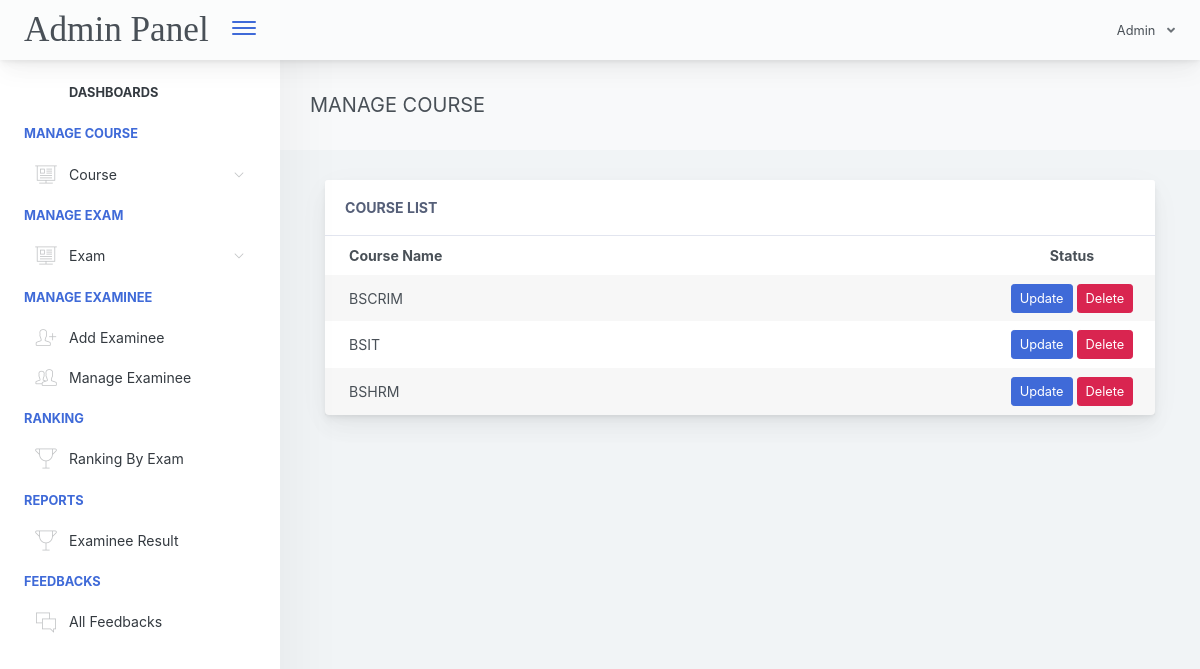
The app's page /adminpanel/admin/home.php?page=manage-course (signed in), older data.
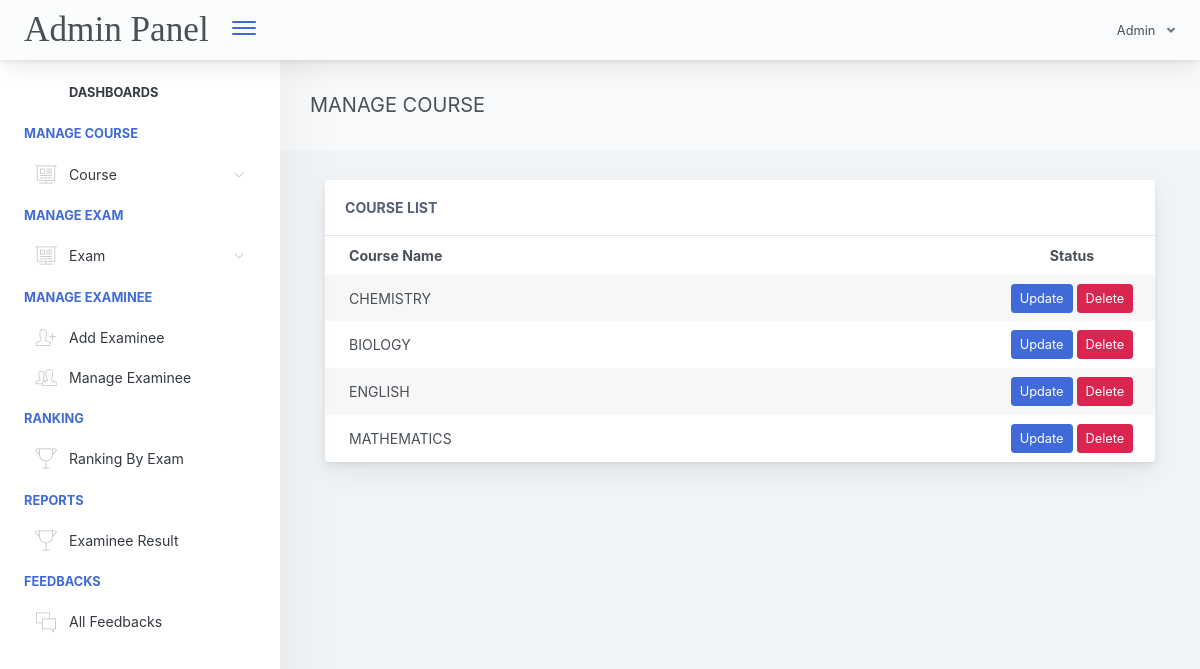
The same page, newer data.
### tables this page shows
CREATE TABLE `course_tbl` (
  `cou_id` int(11) NOT NULL,
  `cou_name` varchar(1000) NOT NULL,
  `cou_created` timestamp NOT NULL DEFAULT current_timestamp() ON UPDATE current_timestamp()
);

### adminpanel/admin/pages/manage-course.php (shortened to what this page needs)
<link rel="stylesheet" type="text/css" href="css/mycss.css">
<div class="app-main__outer">
        <div class="app-main__inner">
            <div class="app-page-title">
                <div class="page-title-wrapper">
                    <div class="page-title-heading">
                        <div>MANAGE COURSE</div>
                    </div>
                </div>
            </div>
            <div class="col-md-12">
                <div class="main-card mb-3 card">
                    <div class="card-header">Course List
                    </div>
                    <div class="table-responsive">
                        <table class="align-middle mb-0 table table-borderless table-striped table-hover" id="tableList">
                            <thead>
                            <tr>
                                <th class="text-left pl-4">Course Name</th>
                                <th class="text-center" width="20%">Status</th>
                            </tr>
                            </thead>
                            <tbody>
                              <?php
                                $selCourse = $conn->query("SELECT * FROM course_tbl ORDER BY cou_id DESC ");
                                if($selCourse->rowCount() > 0)
                                {
                                    while ($selCourseRow = $selCourse->fetch(PDO::FETCH_ASSOC)) { ?>
                                        <tr>
                                            <td class="pl-4">
                                                <?php echo $selCourseRow['cou_name']; ?>
                                            </td>
                                            <td class="text-center">
                                                <a rel="facebox" style="text-decoration: none;" class="btn btn-primary btn-sm" href="facebox_modal/updateCourse.php?id=<?php echo $selCourseRow['cou_id']; ?>" id="updateCourse">Update</a>
                                             <button type="button" id="deleteCourse" data-id='<?php echo $selCourseRow['cou_id']; ?>'  class="btn btn-danger btn-sm">Delete</button>
                                            </td>
                                        </tr>
                                    <?php }
                                }
                               ?>
                            </tbody>
                        </table>
                    </div>
                </div>
            </div>
</div>

Row changes from the older to the newer data that the page shows:
removed course_tbl: cou_name "BSCRIM"
removed course_tbl: cou_name "BSIT"
removed course_tbl: cou_name "BSHRM"
added course_tbl: cou_name "CHEMISTRY"
added course_tbl: cou_name "BIOLOGY"
added course_tbl: cou_name "ENGLISH"
added course_tbl: cou_name "MATHEMATICS"
